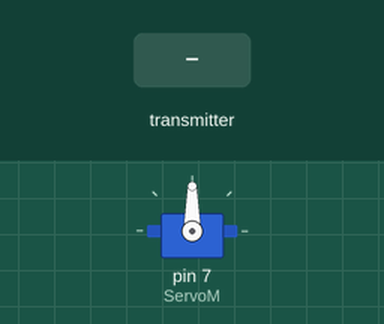
Bench run of a sketch on a simulated Arduino Uno, built with avr-gcc and run on an emulated ATmega328P. On the bench: servo. The inputs (shaded band) are chosen by the test bench. No radio packets arrive unless stated.

Above: at 1.2 s.
1.3 s: the transmitter starts sending data.0 = 0
At 1.6 s:
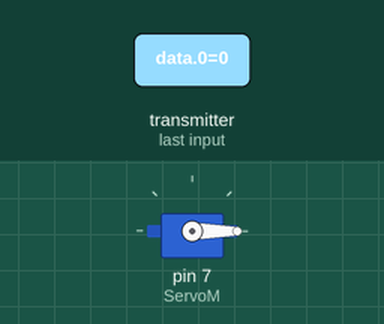
2.8 s: the transmitter starts sending data.0 = 1023
At 4.0 s:
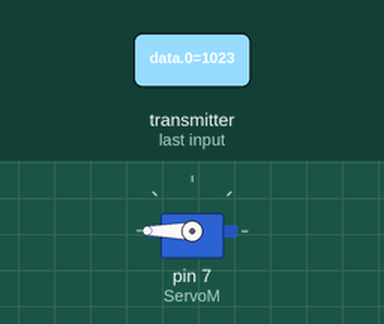
4.3 s: the transmitter starts sending data.0 = 256
At 5.1 s:
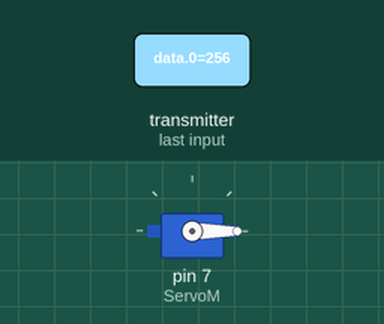
Timing chart, 0 to 7.3 s (numbered marks = the images above; inputs shaded):
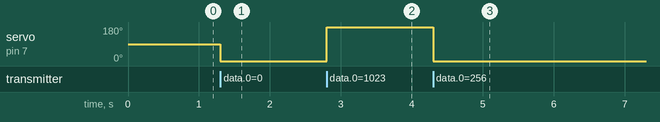

Measured:
- after the input at 1.3 s, servo on pin 7 (ServoM): 90° → 0° at once
- after the input at 2.8 s, servo on pin 7 (ServoM): 0° → 180° at once
- after the input at 4.3 s, servo on pin 7 (ServoM): 180° → 0° at once

The sketch:

transmitter_module.ino
```cpp
#include <Servo.h>
#include <SPI.h>
#include <RF24.h>
#include <RF24_config.h>
#include <nRF24L01.h>
Servo ServoM;

RF24 radio(9,10);//CE -> 9 CSN -> 10
const uint64_t pipe = 0xE8E8F0F0E1LL;
int data[1];
void setup()
{
ServoM.attach(7);
radio.begin();
radio.openReadingPipe(1,pipe);
radio.startListening();
}
void loop()
{
if (radio.available()){
bool done = false;
while (!done){
done = radio.read(data, 1);
ServoM.write (data[0]);

}
}
}
```
